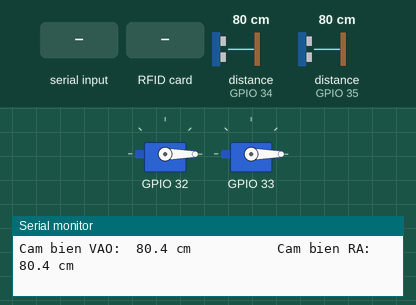
Recording of a sketch running on a simulated ESP32. Parts: 2 × servo, the last lines printed to the serial monitor. The inputs (shaded band) are chosen by the test bench; at power-on: distance to the obstacle (sensors on GPIO 34, GPIO 35) 80 cm. The echo pulse lasts 58.3 µs per cm.

Above: at 11.4 s.
11.5 s: "s" received over Serial
At 12.3 s:
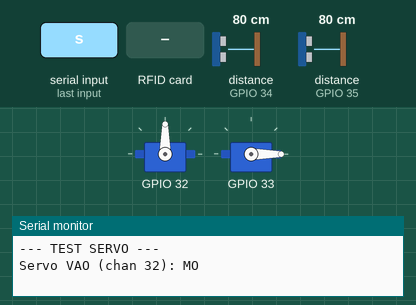
14.6 s: RFID card 5E 7A 19 C4 held to the reader
At 16.9 s:
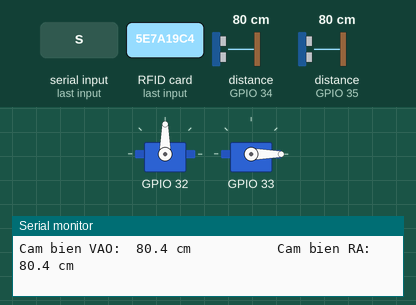
17.7 s: "S" received over Serial
At 20.3 s:
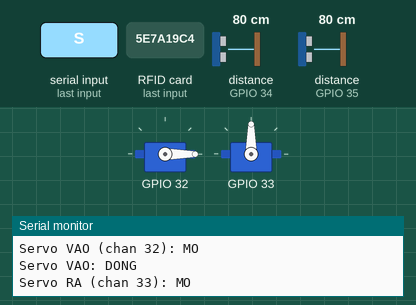
Timing chart, 0 to 22.2 s (numbered marks = the images above; inputs shaded):
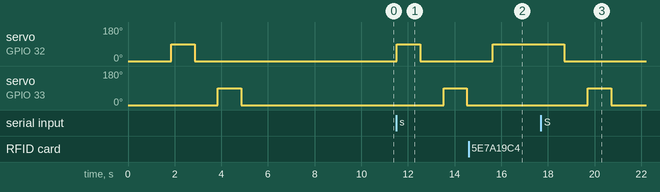

Measured:
- after the input at 11.5 s, servo on GPIO 32: 0° → 90° at once, → 0° 1.0 s later; servo on GPIO 33: 0° → 90° after 2.0 s, → 0° 1.0 s later
- after the input at 14.6 s, servo on GPIO 32: 0° → 90° after 1.0 s
- after the input at 17.7 s, servo on GPIO 33: 0° → 90° after 2.0 s, → 0° 1.0 s later

The sketch:

test_esp32_2.ino
```cpp
/*
 * TEST PHẦN CỨNG ESP32 SỐ 2 (CỔNG VÀO / RA)
 * Không cần WiFi/MQTT. Mở Serial Monitor 115200.
 *
 * Bước 1: kiểm tra 2 đầu đọc RC522 (báo OK hoặc LỖI DÂY)
 * Bước 2: còi vào kêu 1 tiếng, còi ra kêu 2 tiếng
 * Bước 3: servo vào mở rồi đóng, sau đó servo ra mở rồi đóng
 * Bước 4: chạy liên tục:
 *   - Quẹt thẻ ở đầu đọc nào -> in mã thẻ, còi kêu, thanh chắn cổng đó mở 3 giây
 *   - In khoảng cách 2 cảm biến; < 8 cm báo có xe
 *
 * Gõ trong Serial Monitor:  s = test lại servo,  c = test lại còi,  r = test lại RC522
 *
 * LƯU Ý: servo lấy nguồn 5V từ adapter (thanh nguồn breadboard), GND adapter nối chung GND ESP32.
 * Thư viện: MFRC522, ESP32Servo
 */
#include <SPI.h>
#include <MFRC522.h>
#include <ESP32Servo.h>

// RC522 dùng chung SPI: SCK 18, MISO 19, MOSI 23, RST 22. SDA (SS) riêng: vào 5, ra 4
MFRC522 theVao(5, 22);
MFRC522 theRa(4, 22);
Servo servoVao, servoRa;

struct Cong {
  const char* ten;
  MFRC522* the;
  Servo* servo;
  uint8_t trig, echo, servoPin, coi;
  unsigned long dongLuc;   // 0 = đang đóng
};

Cong cong[2] = {
  {"VAO", &theVao, &servoVao, 25, 34, 32, 27, 0},
  {"RA",  &theRa,  &servoRa,  26, 35, 33, 17, 0},
};

const int GOC_DONG = 0;
const int GOC_MO   = 90;
const float NGUONG_CM = 8.0;

// Bíp 2 kHz tạo bằng tay: kêu được cả còi chủ động lẫn còi thụ động
void bip(uint8_t pin, unsigned int ms) {
  unsigned long batDau = millis();
  while (millis() - batDau < ms) {
    digitalWrite(pin, HIGH); delayMicroseconds(250);
    digitalWrite(pin, LOW);  delayMicroseconds(250);
  }
}

float doKhoangCach(uint8_t trig, uint8_t echo) {
  digitalWrite(trig, LOW);
  delayMicroseconds(2);
  digitalWrite(trig, HIGH);
  delayMicroseconds(10);
  digitalWrite(trig, LOW);
  unsigned long t = pulseIn(echo, HIGH, 30000UL);
  if (t == 0) return -1;
  return t / 58.0;
}

void testRC522() {
  Serial.println("\n--- TEST RC522 ---");
  for (auto& c : cong) {
    byte v = c.the->PCD_ReadRegister(MFRC522::VersionReg);
    Serial.printf("Dau doc %s: version 0x%02X -> ", c.ten, v);
    if (v == 0x00 || v == 0xFF)
      Serial.println("LOI DAY (kiem tra SDA, SCK 18, MOSI 23, MISO 19, RST 22, 3V3, GND)");
    else
      Serial.println("OK");
  }
}

void testCoi() {
  Serial.println("\n--- TEST COI ---");
  Serial.println("Coi VAO (chan 27): 1 tieng");
  bip(cong[0].coi, 300);
  delay(500);
  Serial.println("Coi RA  (chan 17): 2 tieng");
  bip(cong[1].coi, 150);
  delay(150);
  bip(cong[1].coi, 150);
}

void testServo() {
  Serial.println("\n--- TEST SERVO ---");
  for (auto& c : cong) {
    Serial.printf("Servo %s (chan %d): MO\n", c.ten, c.servoPin);
    c.servo->write(GOC_MO);
    delay(1000);
    Serial.printf("Servo %s: DONG\n", c.ten);
    c.servo->write(GOC_DONG);
    delay(1000);
  }
}

String docUID(MFRC522* r) {
  String uid;
  for (byte i = 0; i < r->uid.size; i++) {
    if (i) uid += ":";
    if (r->uid.uidByte[i] < 0x10) uid += "0";
    uid += String(r->uid.uidByte[i], HEX);
  }
  uid.toUpperCase();
  return uid;
}

void setup() {
  Serial.begin(115200);
  delay(500);
  Serial.println("\n===== TEST ESP32 SO 2 (CONG) =====");

  SPI.begin();               // SCK 18, MISO 19, MOSI 23
  theVao.PCD_Init();
  theRa.PCD_Init();

  for (auto& c : cong) {
    pinMode(c.trig, OUTPUT);
    pinMode(c.echo, INPUT);
    pinMode(c.coi, OUTPUT);
    digitalWrite(c.coi, LOW);
    c.servo->setPeriodHertz(50);
    c.servo->attach(c.servoPin, 500, 2400);
    c.servo->write(GOC_DONG);
  }

  testRC522();
  testCoi();
  testServo();
  Serial.println("\n--- CHAY THU: quet the / dua tay truoc cam bien (s = servo, c = coi, r = RC522) ---");
}

unsigned long inLuc = 0;

void loop() {
  if (Serial.available()) {
    char k = Serial.read();
    if (k == 's' || k == 'S') testServo();
    if (k == 'c' || k == 'C') testCoi();
    if (k == 'r' || k == 'R') testRC522();
  }

  for (auto& c : cong) {
    // Quẹt thẻ -> mở cổng đó 3 giây
    if (c.the->PICC_IsNewCardPresent() && c.the->PICC_ReadCardSerial()) {
      Serial.printf(">>> Cong %s: the %s -> MO 3 giay\n", c.ten, docUID(c.the).c_str());
      c.the->PICC_HaltA();
      bip(c.coi, 100);
      c.servo->write(GOC_MO);
      c.dongLuc = millis() + 3000;
    }
    if (c.dongLuc && millis() > c.dongLuc) {
      c.servo->write(GOC_DONG);
      c.dongLuc = 0;
      Serial.printf(">>> Cong %s: DONG\n", c.ten);
    }
  }

  if (millis() - inLuc > 500) {
    inLuc = millis();
    for (auto& c : cong) {
      float d = doKhoangCach(c.trig, c.echo);
      if (d < 0) Serial.printf("Cam bien %s: ---- (khong tin hieu)   ", c.ten);
      else       Serial.printf("Cam bien %s: %5.1f cm %s   ", c.ten, d, d < NGUONG_CM ? "[CO XE]" : "       ");
      delay(30);
    }
    Serial.println();
  }
}
```
